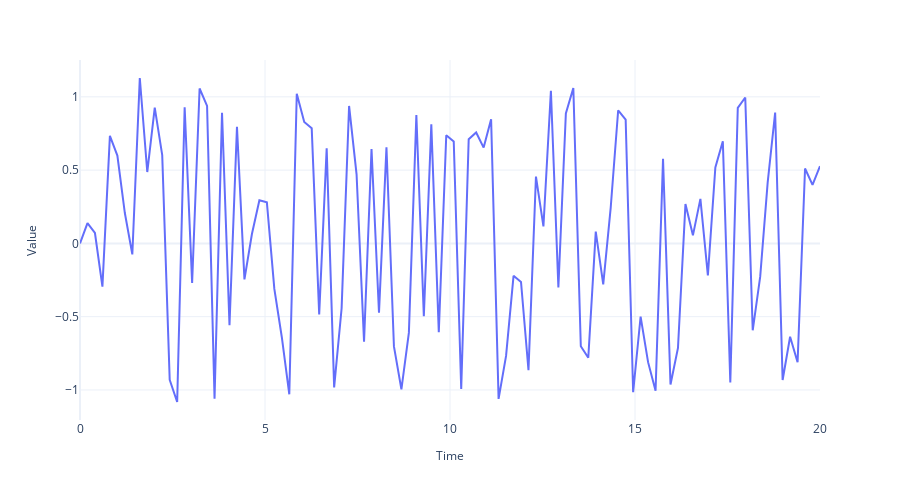

This figure's notebook cell:
### Code cell
fig = plot_time_series(regular_time_samples, 
                 samples, 
                 "")
fig.write_image("imgs/chapter_1/auto_regressive.png")
fig.show()
